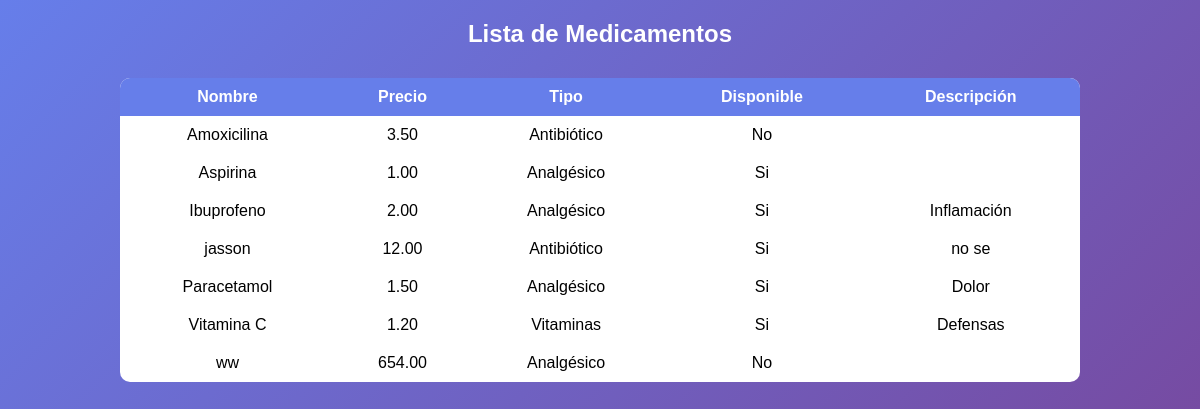
Page /tabla.php on the committed database.
### tables this page shows
CREATE TABLE `medicamentos` (
  `id_medicamento` int(11) NOT NULL,
  `nombre` varchar(50) DEFAULT NULL,
  `precio` decimal(10,2) DEFAULT NULL,
  `tipo` varchar(50) DEFAULT NULL,
  `disponible` varchar(10) DEFAULT NULL,
  `descripcion` varchar(100) DEFAULT NULL
);

### tabla.php (the view)
<?php include("conexion.php"); ?>
<!DOCTYPE html>
<html>
<head>
<link rel="stylesheet" href="styles.css">
</head>
<body>
<h2 style="text-align:center; color:white;">Lista de Medicamentos</h2>
<table>
<tr>
    <th>Nombre</th>
    <th>Precio</th>
    <th>Tipo</th>
    <th>Disponible</th>
    <th>Descripción</th>
</tr>
<?php
$query = "SELECT * FROM medicamentos ORDER BY nombre ASC";
$resultado = $conexion->query($query);
while ($fila = $resultado->fetch_assoc()) {
    echo "<tr>
        <td>{$fila['nombre']}</td>
        <td>{$fila['precio']}</td>
        <td>{$fila['tipo']}</td>
        <td>{$fila['disponible']}</td>
        <td>{$fila['descripcion']}</td>
    </tr>";
}
?>
</table>
</body>
</html>

### styles.css (style rules this page uses)
body { font-family: Arial; background: linear-gradient(135deg, #667eea, #764ba2); margin: 0; }
h2 { text-align: center; }
table { width: 80%; margin: 30px auto; border-collapse: collapse; background: white; border-radius: 10px; overflow: hidden; }
th { background: #667eea; color: white; }
th, td { padding: 10px; text-align: center; }

### rows in the picture
medicamentos: nombre "Amoxicilina", precio "3.50", tipo "Antibiótico", disponible "No"
medicamentos: nombre "Aspirina", precio "1.00", tipo "Analgésico", disponible "Si"
medicamentos: nombre "Ibuprofeno", precio "2.00", tipo "Analgésico", disponible "Si", descripcion "Inflamación"
medicamentos: nombre "jasson", precio "12.00", tipo "Antibiótico", disponible "Si", descripcion "no se"
medicamentos: nombre "Paracetamol", precio "1.50", tipo "Analgésico", disponible "Si", descripcion "Dolor"
medicamentos: nombre "Vitamina C", precio "1.20", tipo "Vitaminas", disponible "Si", descripcion "Defensas"
medicamentos: nombre "ww", precio "654.00", tipo "Analgésico", disponible "No"
